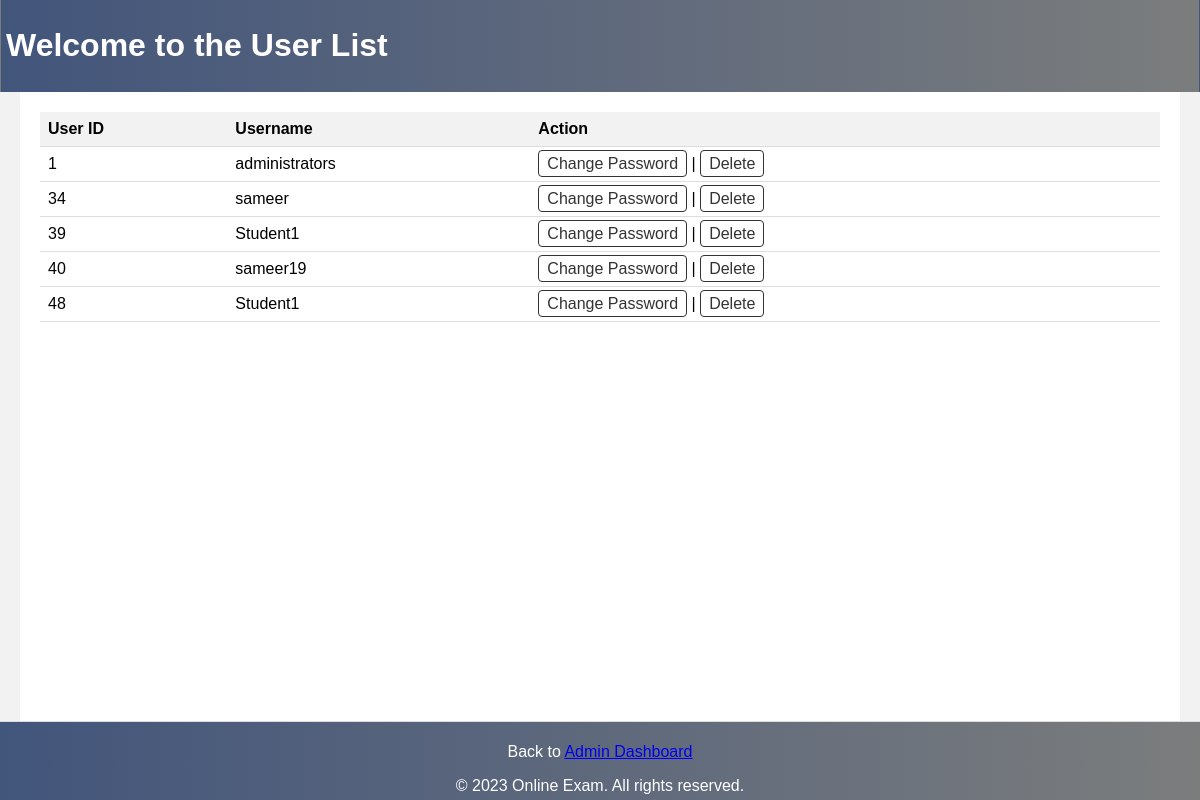
Before: /user_list.php with the older database file.
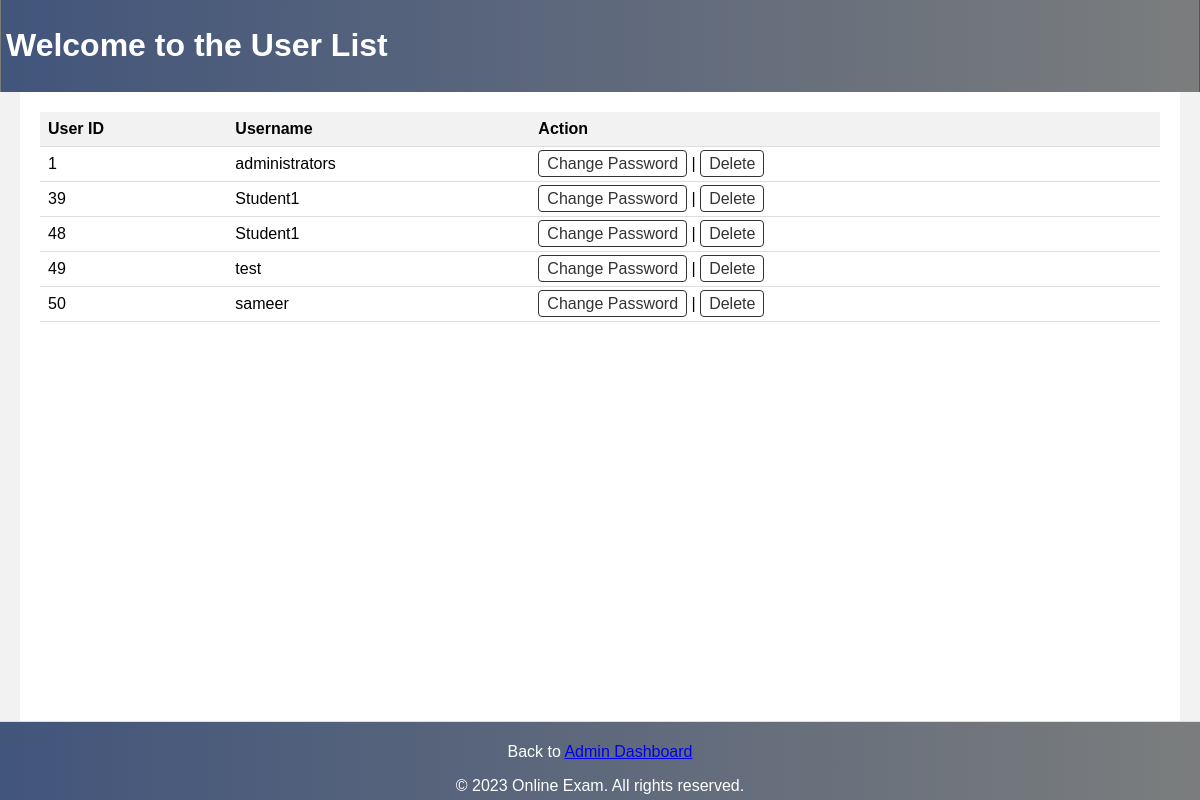
After: the same page with the newer database file.
### tables this page shows
CREATE TABLE `users` (
  `username` varchar(255) NOT NULL,
  `password` varchar(255) NOT NULL,
  `student_id` varchar(10) DEFAULT NULL,
  `id` int(11) NOT NULL,
  `email` varchar(255) DEFAULT NULL,
  `full_name` varchar(255) DEFAULT NULL
);

### user_list.php (the view, shortened to what this page needs)
<!DOCTYPE html>
<html>
<head>
</head>
<body>
    <div class="container">
        <header>
            <h1>Welcome to the User List</h1>
        </header>
        <div class="main-content">
            <div class="left-sidebar">
            </div>
            <div class="center-content">
                <?php
                $host = 'localhost';
                $username = 'root';
                $password = 'root';
                $database = 'quiz';
                $conn = new mysqli($host, $username, $password, $database);
                $sql = "SELECT * FROM users";
                $result = $conn->query($sql);
                if ($result->num_rows > 0) {
                    echo '<table class="user-table">';
                    echo '<tr><th>User ID</th><th>Username</th><th>Action</th></tr>';
                    while ($row = $result->fetch_assoc()) {
                        echo '<tr>';
                        echo '<td>' . $row['id'] . '</td>';
                        echo '<td>' . $row['username'] . '</td>';
                        echo '<td><a href="change_password.php?id=' . $row['id'] . '">Change Password</a> | <a href="delete_user.php?id=' . $row['id'] . '">Delete</a></td>';
                        echo '</tr>';
                    }
                    echo '</table>';
                } else {
                    echo 'No users found.';
                }
                ?>
            </div>
            <div class="right-sidebar">
            </div>
        </div>
        <footer>
            <p>Back to <a href="admin_dashboard.php">Admin Dashboard</a></p>
            &copy; <?php echo date('Y'); ?> Online Exam. All rights reserved.
        </footer>
    </div>
</body>
</html>

Changed rows visible on the page:
removed users: id "34", username "sameer"
removed users: id "40", username "sameer19"
added users: id "49", username "test"
added users: id "50", username "sameer"
